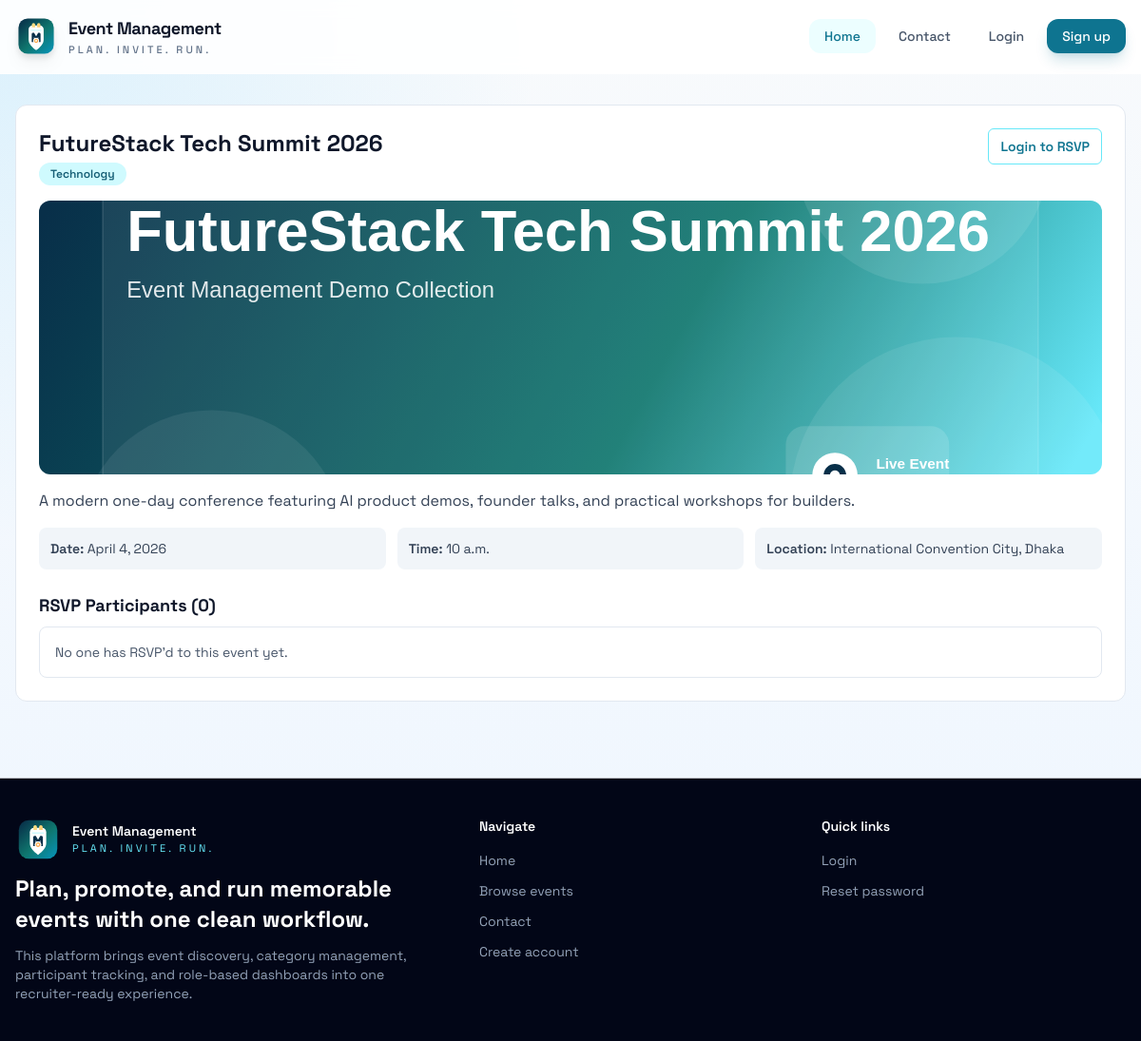
/events/4/, run on the app's committed database.
### events/models.py (models this page shows, shortened)
class Event(models.Model):
    name = models.CharField(max_length=200)
    description = models.TextField()
    date = models.DateField()
    time = models.TimeField()
    location = models.CharField(max_length=200)
    category = models.ForeignKey(Category, on_delete=models.CASCADE, related_name="events")
    image = models.ImageField(upload_to="events/", default="events/default_event.jpg")
    participants = models.ManyToManyField(
        settings.AUTH_USER_MODEL,
        related_name="rsvp_events",
        blank=True,
    )

### categories/models.py (models this page shows, shortened)
class Category(models.Model):
    name = models.CharField(max_length=100)
    description = models.TextField()

### events/views.py (the view)
# urls.py: path("events/<int:pk>/", views.event_detail, name="detail"),
def event_detail(request, pk):
    event = get_object_or_404(
        Event.objects.select_related("category").prefetch_related("participants"),
        pk=pk,
    )
    return render(
        request,
        "events/event_detail.html",
        with_role_context(
            request,
            {
                "event": event,
                "participant_count": event.participants.count(),
                "already_rsvped": request.user.is_authenticated
                and event.participants.filter(pk=request.user.pk).exists(),
                "can_manage": request.user.is_authenticated
                and (
                    request.user.is_superuser
                    or request.user.groups.filter(name__in=["Admin", "Organizer"]).exists()
                ),
                "is_participant": request.user.is_authenticated
                and request.user.groups.filter(name="Participant").exists(),
            },
        ),
    )

### events/views.py (called while the page is built)
def with_role_context(request, context=None):
    base = role_flags_for_user(request.user)
    if context:
        base.update(context)
    return base

### users/utils.py (called while the page is built)
def user_has_role(user, *roles):
    if not user.is_authenticated:
        return False
    if user.is_superuser:
        return True
    return user.groups.filter(name__in=roles).exists()

def role_flags_for_user(user):
    return {
        "is_admin_user": user_has_role(user, "Admin"),
        "is_organizer_user": user_has_role(user, "Organizer"),
        "is_participant_user": user_has_role(user, "Participant"),
    }

### events/templates/events/event_detail.html (shortened to what this page needs)
{% extends "base.html" %}
{% block content %}
<section class="rounded-xl border border-slate-200 bg-white p-6">
    <div class="mb-4 flex flex-wrap items-start justify-between gap-3">
        <div>
            <h1 class="text-2xl font-bold">{{ event.name }}</h1>
            <p class="mt-1 inline-block rounded-full bg-cyan-100 px-3 py-1 text-xs font-semibold text-cyan-800">{{ event.category.name }}</p>
        </div>
        <div class="flex gap-2 text-sm">
            {% if is_participant %}
                <form method="post" action="{% url 'events:rsvp' event.pk %}" data-loading-form>
                    {% csrf_token %}
                    <button type="submit" class="rounded-md border border-cyan-300 px-3 py-2 font-semibold text-cyan-700 hover:bg-cyan-50 disabled:cursor-not-allowed disabled:opacity-60" data-loading-label="Submitting..." {% if already_rsvped %}disabled{% endif %}>
                        {% if already_rsvped %}Already RSVP'd{% else %}RSVP{% endif %}
                    </button>
                </form>
            {% elif not request.user.is_authenticated %}
                <a href="{% url 'users:login' %}" class="rounded-md border border-cyan-300 px-3 py-2 font-semibold text-cyan-700 hover:bg-cyan-50">Login to RSVP</a>
            {% endif %}
        </div>
    </div>
    <img src="{{ event.image.url }}" alt="{{ event.name }}" class="mb-4 h-72 w-full rounded-xl object-cover">
    <p class="mb-4 text-slate-700">{{ event.description }}</p>
    <div class="mb-6 grid gap-3 text-sm text-slate-700 sm:grid-cols-3">
        <div class="rounded-lg bg-slate-100 p-3"><span class="font-semibold">Date:</span> {{ event.date }}</div>
        <div class="rounded-lg bg-slate-100 p-3"><span class="font-semibold">Time:</span> {{ event.time }}</div>
        <div class="rounded-lg bg-slate-100 p-3"><span class="font-semibold">Location:</span> {{ event.location }}</div>
    </div>
    <h2 class="mb-2 text-lg font-bold">RSVP Participants ({{ participant_count }})</h2>
    <div class="rounded-lg border border-slate-200">
        {% for participant in event.participants.all %}
            <div class="flex items-center justify-between border-b border-slate-200 px-4 py-3 text-sm last:border-0">
                <span class="font-medium">{{ participant.get_full_name|default:participant.username }}</span>
                <span class="text-slate-600">{{ participant.email }}</span>
            </div>
        {% empty %}
            <div class="px-4 py-4 text-sm text-slate-600">No one has RSVP'd to this event yet.</div>
        {% endfor %}
    </div>
</section>
{% endblock %}

### events/templates/base.html (style rules this page uses)
:root { --brand-ink: #082f49; --brand-primary: #0f766e; --brand-accent: #ea580c; }
body { font-family: "Space Grotesk", system-ui, sans-serif; background: radial-gradient(circle at top left, rgba(125, 211, 252, 0.24), transparent 35%), linear-gradient(180deg, #f8fafc 0%, #eef6ff 100%); }

### data on the page
Event: name "FutureStack Tech Summit 2026", category.name "Technology", image (picture), description "A modern one-day conference featuring AI product demos, founder talks, and practical workshops for builders.", date "April 4, 2026", time "10 a.m.", location "International Convention City, Dhaka"

### other printed values
{{ participant_count }} "0"
